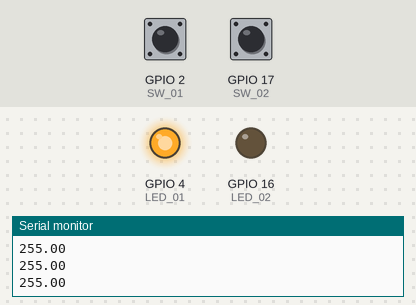
This sketch was run on a simulated ESP32. On the bench: output pins drawn as LEDs (lit = HIGH), the last lines printed to the serial monitor. Inputs (shaded band) come from the test bench; at power-on: GPIO 17 (SW_02) HIGH, GPIO 2 (SW_01) HIGH.

Above: at 1.2 s.
1.3 s: GPIO 17 (SW_02) pulled LOW for 1 s
At 2.1 s:
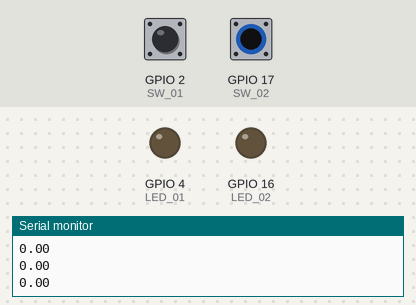
3.8 s: GPIO 2 (SW_01) pulled LOW for 1 s
At 4.2 s:
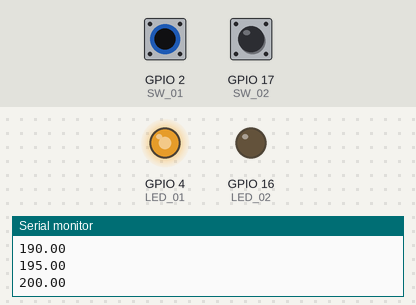
6.3 s: GPIO 17 (SW_02) pulled LOW for 0.15 s
At 7.1 s:
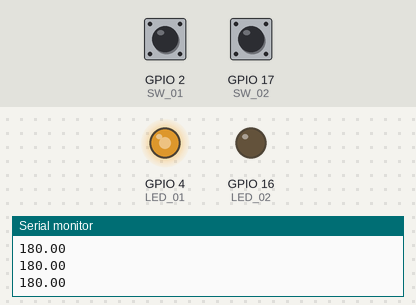
7.9 s: GPIO 2 (SW_01) pulled LOW for 0.15 s
At 9.2 s:
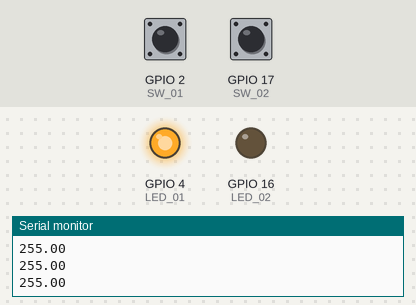
9.5 s: GPIO 17 (SW_02) pulled LOW for 3.2 s
At 9.91 s:
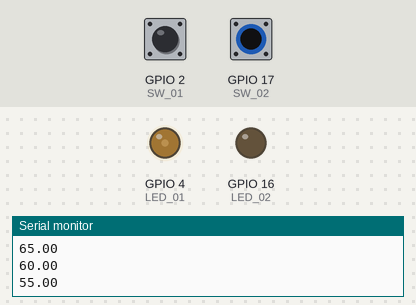
14.2 s: GPIO 2 (SW_01) pulled LOW for 3.2 s
At 15.7 s:
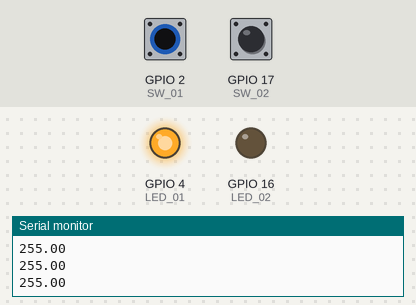
Timing chart, 0 to 17.2 s (numbered marks = the images above; inputs shaded):
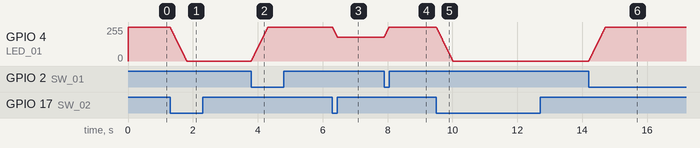

The sketch:

LED_Brightness.ino
```cpp
#define LED_01 4        //4番ピンをLEDに接続
#define LED_02 16       //16番ピンをLEDに接続
#define SW_01 2         //2番ピンをSWITCHに接続
#define SW_02 17        //17番ピンをSWITCHに接続

double brightness = 255;

void setup() {
  Serial.begin(9600);
  ledcAttach(LED_01,5000,8);
  pinMode(SW_01,INPUT_PULLUP);
  pinMode(SW_02,INPUT_PULLUP);
  pinMode(LED_02,OUTPUT);
}

void loop() {
    if (digitalRead(SW_01) == LOW && brightness < 255) {
        brightness += 5;

    } else if (digitalRead(SW_02) == LOW && brightness > 0) {
        brightness -= 5;
    }
    ledcWrite(LED_01,brightness);
    ledcWrite(LED_02,256-brightness);
    Serial.println(brightness);
    delay(10);
}
```

Measured:
- after the input at 1.3 s, GPIO 4 (LED_01): moves from 255/255 to 0/255 over 0.50 s, starting at once
- after the input at 3.8 s, GPIO 4 (LED_01): moves from 0/255 to 255/255 over 0.50 s, starting at once
- after the input at 6.3 s, GPIO 4 (LED_01): moves from 255/255 to 179/255 over 0.14 s, starting at once
- after the input at 7.9 s, GPIO 4 (LED_01): moves from 179/255 to 255/255 over 0.14 s, starting at once
- after the input at 9.5 s, GPIO 4 (LED_01): moves from 255/255 to 0/255 over 0.50 s, starting at once
- after the input at 14.2 s, GPIO 4 (LED_01): moves from 0/255 to 255/255 over 0.50 s, starting at once
